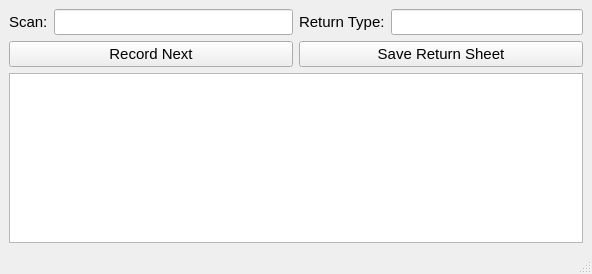
<?xml version="1.0" encoding="UTF-8"?>
<ui version="4.0">
 <class>MainWindow</class>
 <widget class="QMainWindow" name="MainWindow">
  <property name="geometry">
   <rect>
    <x>0</x>
    <y>0</y>
    <width>592</width>
    <height>274</height>
   </rect>
  </property>
  <property name="windowTitle">
   <string>Create Return Sheet</string>
  </property>
  <widget class="QWidget" name="centralwidget">
   <property name="font">
    <font>
     <pointsize>11</pointsize>
    </font>
   </property>
   <layout class="QGridLayout" name="gridLayout">
    <item row="0" column="0">
     <layout class="QHBoxLayout" name="horizontalLayout">
      <item>
       <widget class="QLabel" name="tracking_id_lbl">
        <property name="text">
         <string>Scan:</string>
        </property>
       </widget>
      </item>
      <item>
       <widget class="QLineEdit" name="user_input"/>
      </item>
     </layout>
    </item>
    <item row="1" column="0" colspan="2">
     <layout class="QHBoxLayout" name="horizontalLayout_3">
      <item>
       <widget class="QPushButton" name="record_button">
        <property name="text">
         <string>Record Next</string>
        </property>
       </widget>
      </item>
      <item>
       <widget class="QPushButton" name="save_return_sheet_button">
        <property name="text">
         <string>Save Return Sheet</string>
        </property>
       </widget>
      </item>
     </layout>
    </item>
    <item row="2" column="0" colspan="2">
     <widget class="QPlainTextEdit" name="return_data_output">
      <property name="focusPolicy">
       <enum>Qt::NoFocus</enum>
      </property>
      <property name="plainText">
       <string/>
      </property>
     </widget>
    </item>
    <item row="0" column="1">
     <layout class="QHBoxLayout" name="horizontalLayout_2">
      <item>
       <widget class="QLabel" name="return_type_lbl">
        <property name="text">
         <string>Return Type:</string>
        </property>
       </widget>
      </item>
      <item>
       <widget class="QLineEdit" name="return_type_input"/>
      </item>
     </layout>
    </item>
   </layout>
  </widget>
  <widget class="QMenuBar" name="menubar">
   <property name="geometry">
    <rect>
     <x>0</x>
     <y>0</y>
     <width>592</width>
     <height>21</height>
    </rect>
   </property>
  </widget>
  <widget class="QStatusBar" name="statusbar"/>
 </widget>
 <resources/>
 <connections/>
</ui>
